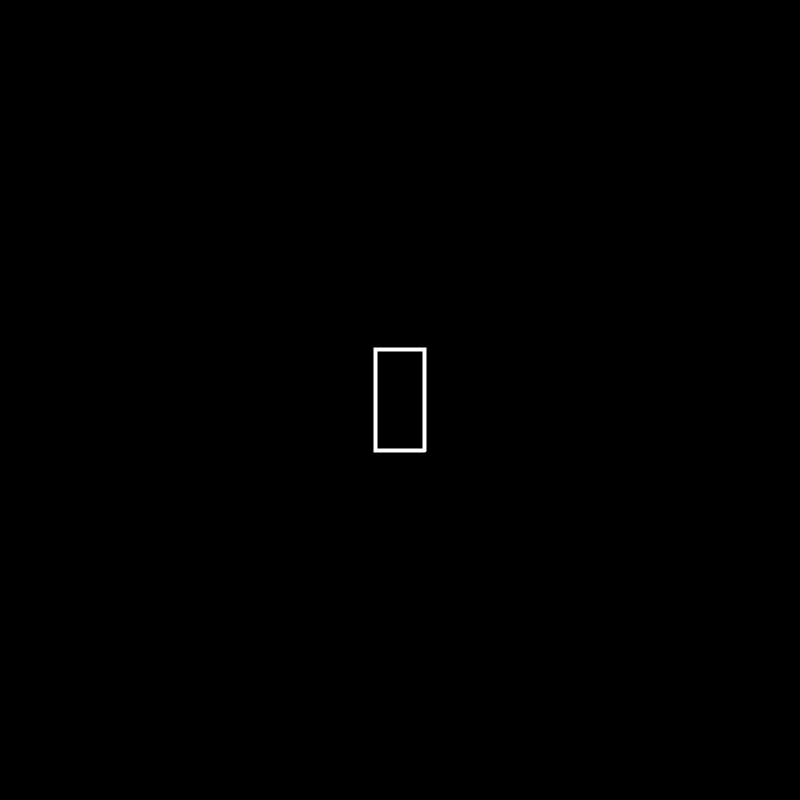
Frame 1 (no input)
Frame 60 (the mouse pressed at the canvas centre just before this capture): identical to frame 1, image omitted
Frame 120 (the mouse held since frame 60 and released just before this capture): identical to frame 1, image omitted

The Processing sketch that drew this single still picture (run headless with seeded random() and noise(); from frame 60 on, the mouse is pressed at the canvas centre):

// Processing sketch: Turning_rect
// ── Turning_rect.pde
final float acc = 0.02, dec = 0.02, angularChange = PI / 100, rectWidth = 50, rectHeight = 100;
FloatList X = new FloatList();
FloatList Y = new FloatList();

void setup()
{
  size(800, 800);
  frameRate(60);
  stroke(255);
  strokeWeight(4);
  fill(0);
  rectMode(CENTER);
}

int accelerate = 0, decelerate = 0, turnLeft = 0, turnRight = 0;
float x = 0, y = 0, angle = 0, speed = 0;

void draw()
{
  background(0);
  move();
  translate(400, 400);
  if(!((- width / 2 <= x && x <= width / 2) && (- height / 2 <= y && y <= height / 2)))
    println(x + " " + y);
  if(frameCount % 5 == 0)
  {
    X.append(x);
    Y.append(y);
  }
  drawTracks();
  drawRect(x, y, rectWidth, rectHeight, angle);
}

void move()
{
  speed = speed + accelerate * acc - decelerate * dec;
  angle = angle - turnLeft * angularChange + turnRight * angularChange;
  x += speed * cos(angle - PI / 2);
  if(- width / 2 + rectWidth / 2 > x || x > width / 2 - rectWidth / 2)
    x -= speed * cos(angle - PI / 2);
  y += speed * sin(angle - PI / 2);
  if(- height / 2 + rectHeight / 2 > y || y > height / 2 - rectHeight / 2)
    y -= speed * sin(angle - PI / 2);
}

void drawRect(float x, float y, float w, float h, float angle)
{
  float radius = sqrt(w * w + h * h) / 2;
  float deltaAng = atan(h / w);
  beginShape();
  vertex(x + radius * cos(angle + deltaAng), y + radius * sin(angle + deltaAng));
  vertex(x + radius * cos(angle - deltaAng), y + radius * sin(angle - deltaAng));
  vertex(x + radius * cos(angle + deltaAng + PI), y + radius * sin(angle + deltaAng + PI));
  vertex(x + radius * cos(angle - deltaAng + PI), y + radius * sin(angle - deltaAng + PI));
  vertex(x + radius * cos(angle + deltaAng), y + radius * sin(angle + deltaAng));
  endShape();
}

void drawTracks()
{
  for(int i = 0; i < X.size() - 1; i++)
  {
    float x1 = X.get(i), x2 = X.get(i + 1);
    float y1 = Y.get(i), y2 = Y.get(i + 1);
    line(x1, y1, x2, y2);
  }
}

void keyPressed()
{
  switch(key)
  {
  case 'w':
    accelerate = 1;
    break;
  case 's':
    decelerate = 1;
    break;
  case 'a':
    turnLeft = 1;
    break;
  case 'd':
    turnRight = 1;
    break;
  }
}

void keyReleased()
{
  switch(key)
  {
  case 'w':
    accelerate = 0;
    break;
  case 's':
    decelerate = 0;
    break;
  case 'a':
    turnLeft = 0;
    break;
  case 'd':
    turnRight = 0;
    break;
  }
}
